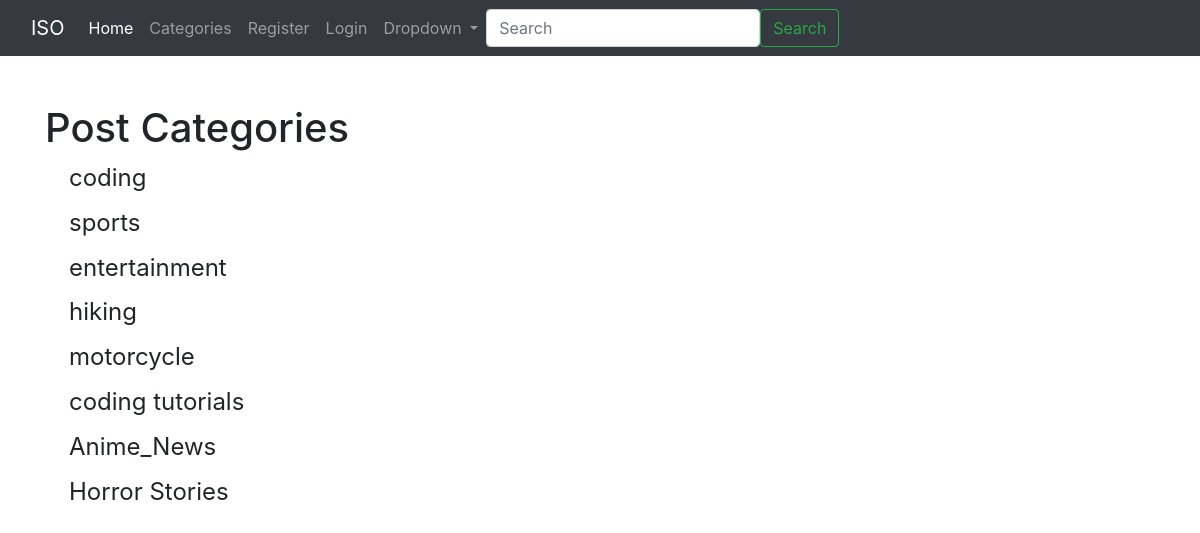
The page /category-list/ on the database its author committed.
### ISO_Blog/models.py (models this page shows, shortened)
class Category(models.Model):
    name = models.CharField(max_length=255)
    def __str__(self):
        return self.name

### ISO_Blog/views.py (the view)
# urls.py: path('category-list/',CategoryListView, name='category-list' ),
def CategoryListView(request):
    cat_menu_list = Category.objects.all()
    return render(request, 'category_list.html', {'cat_menu_list': cat_menu_list})

### ISO_Blog/templates/category_list.html (shortened to what this page needs)
{% extends 'base.html' %}
{% block content %}
  <h1> Post Categories</h1>
            {% for item in cat_menu_list %}
               <h4><a class="dropdown-item" href="{%url 'category' item|slugify %}">{{ item }}</a></h4>
            {% endfor %}
{% endblock %}

### rows shown on the page
Category: name "coding"
Category: name "sports"
Category: name "entertainment"
Category: name "hiking"
Category: name "motorcycle"
Category: name "coding tutorials"
Category: name "Anime_News"
Category: name "Horror Stories"
